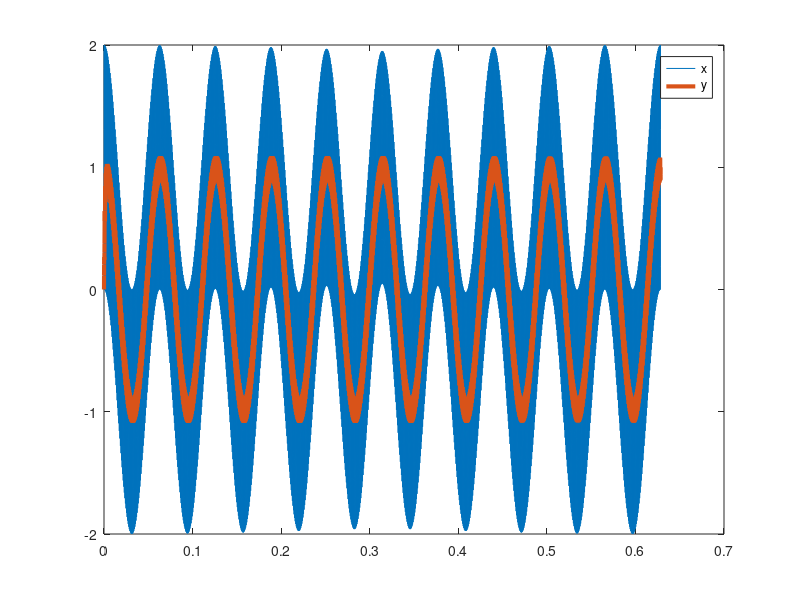

MATLAB code to generate this figure: (Note: this script raises an error after producing the figure.)
clear;
clc;
RC = 1e-3;
H = tf(1,[RC 1]);

w1 = 100;
w2 = 10000;

nPer = 10;

tmax = 2*pi*nPer/w1;
tmin = 0;

t = linspace(tmin, tmax, 1e4);

x = cos(w1*t) + cos(w2*t);
plot(t,x);



dt = t(2) - t(1);
fs = 1/dt;

y = lsim(H, x, t);
plot(t,x,t,y, 'linewidth', 3);
legend('x','y');


[X,f] = myFFT(x,fs);
Y = myFFT(y,fs);
figure(2); clf;
W = 2*pi*f;
plot(W,abs(X),W ,abs(Y));
xlim([0 20e3]);
